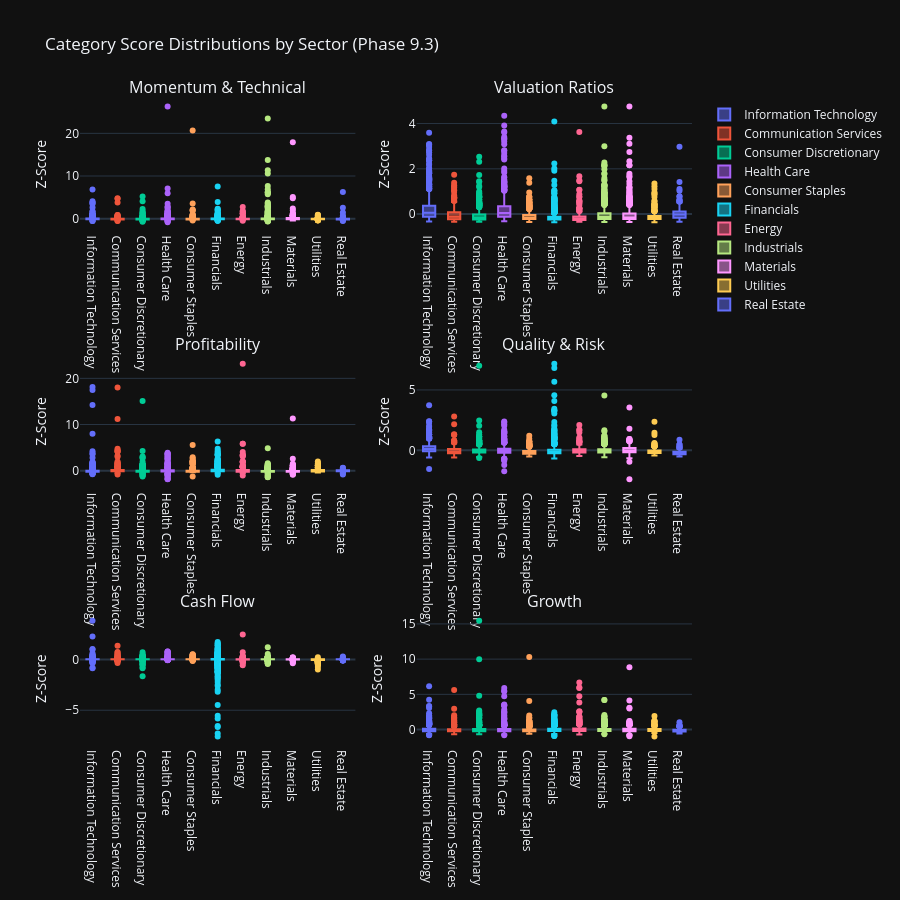

The code cell stored with this chart in its notebook:
### Code cell
# Visualization 4: Category Distribution Box Plots
print("\n📊 Category Distribution Box Plots:")

# Create box plots for each category showing distribution across sectors
if 'category_score_matrix' in locals() and not category_score_matrix.empty:
    # Add sector information to category scores
    category_scores_with_sector = category_score_matrix.copy()
    category_scores_with_sector['sector'] = all_stocks_preprocessed['sector'].values

    # Create subplot grid for all categories
    from plotly.subplots import make_subplots
    import math

    categories = [col for col in category_score_matrix.columns]
    n_categories = len(categories)
    n_cols = 2
    n_rows = math.ceil(n_categories / n_cols)

    fig_box = make_subplots(
        rows=n_rows,
        cols=n_cols,
        subplot_titles=categories,
        vertical_spacing=0.2,
        horizontal_spacing=0.1
    )

    for idx, category in enumerate(categories):
        row = idx // n_cols + 1
        col = idx % n_cols + 1

        # Create box plot data for this category
        for sector in category_scores_with_sector['sector'].unique():
            if pd.notna(sector):
                sector_data = category_scores_with_sector[
                    category_scores_with_sector['sector'] == sector
                    ][category].dropna()

                fig_box.add_trace(
                    go.Box(
                        y=sector_data,
                        name=sector,
                        showlegend=(idx == 0),  # Only show legend for first subplot
                        marker_color=px.colors.qualitative.Plotly[
                            list(category_scores_with_sector['sector'].unique()).index(sector) % 10
                            ]
                    ),
                    row=row,
                    col=col
                )

    fig_box.update_layout(
        title_text="Category Score Distributions by Sector (Phase 9.3)",
        height=300 * n_rows,
        showlegend=True
    )

    fig_box.update_yaxes(title_text="Z-Score")

    fig_box.show()
    output_path = eda_output_dir / "phase93_category_distributions_boxplots.html"
    fig_box.write_html(output_path)

    print(f"\n✓ Category distribution box plots complete")
    print(f"  Categories visualized: {n_categories}")
    print(f"  Grid layout: {n_rows}×{n_cols}")
    print(f"  Output: {output_path}")

    # Identify categories with highest variance
    category_variances = category_score_matrix.var().sort_values(ascending=False)
    print(f"\n  📊 Categories with Highest Variance:")
    for category, variance in category_variances.head(5).items():
        print(f"    {category}: {variance:.2f}")
else:
    print("  ⚠️ No category score data available for box plots")

### Figure 1 — Plotly figure (JSON) as saved in the notebook; plotly's stock layout.template omitted (floating-point values rounded to 4 significant figures; data arrays with more than 128 entries replaced by an {"elided": "..."} marker saying what was removed)
{"data": [{"marker": {"color": "#636EFA"}, "name": "Information Technology", "showlegend": true, "y": {"elided": "836 float values"}, "type": "box", "xaxis": "x", "yaxis": "y"}, {"marker": {"color": "#EF553B"}, "name": "Communication Services", "showlegend": true, "y": {"elided": "336 float values"}, "type": "box", "xaxis": "x", "yaxis": "y"}, {"marker": {"color": "#00CC96"}, "name": "Consumer Discretionary", "showlegend": true, "y": {"elided": "805 float values"}, "type": "box", "xaxis": "x", "yaxis": "y"}, {"marker": {"color": "#AB63FA"}, "name": "Health Care", "showlegend": true, "y": {"elided": "649 float values"}, "type": "box", "xaxis": "x", "yaxis": "y"}, {"marker": {"color": "#FFA15A"}, "name": "Consumer Staples", "showlegend": true, "y": {"elided": "481 float values"}, "type": "box", "xaxis": "x", "yaxis": "y"}, {"marker": {"color": "#19D3F3"}, "name": "Financials", "showlegend": true, "y": {"elided": "1125 float values"}, "type": "box", "xaxis": "x", "yaxis": "y"}, {"marker": {"color": "#FF6692"}, "name": "Energy", "showlegend": true, "y": {"elided": "312 float values"}, "type": "box", "xaxis": "x", "yaxis": "y"}, {"marker": {"color": "#B6E880"}, "name": "Industrials", "showlegend": true, "y": {"elided": "1310 float values"}, "type": "box", "xaxis": "x", "yaxis": "y"}, {"marker": {"color": "#FF97FF"}, "name": "Materials", "showlegend": true, "y": {"elided": "643 float values"}, "type": "box", "xaxis": "x", "yaxis": "y"}, {"marker": {"color": "#FECB52"}, "name": "Utilities", "showlegend": true, "y": {"elided": "264 float values"}, "type": "box", "xaxis": "x", "yaxis": "y"}, {"marker": {"color": "#636EFA"}, "name": "Real Estate", "showlegend": true, "y": {"elided": "215 float values"}, "type": "box", "xaxis": "x", "yaxis": "y"}, {"marker": {"color": "#636EFA"}, "name": "Information Technology", "showlegend": false, "y": {"elided": "836 float values"}, "type": "box", "xaxis": "x2", "yaxis": "y2"}, {"marker": {"color": "#EF553B"}, "name": "Communication Services", "showlegend": false, "y": {"elided": "336 float values"}, "type": "box", "xaxis": "x2", "yaxis": "y2"}, {"marker": {"color": "#00CC96"}, "name": "Consumer Discretionary", "showlegend": false, "y": {"elided": "805 float values"}, "type": "box", "xaxis": "x2", "yaxis": "y2"}, {"marker": {"color": "#AB63FA"}, "name": "Health Care", "showlegend": false, "y": {"elided": "649 float values"}, "type": "box", "xaxis": "x2", "yaxis": "y2"}, {"marker": {"color": "#FFA15A"}, "name": "Consumer Staples", "showlegend": false, "y": {"elided": "481 float values"}, "type": "box", "xaxis": "x2", "yaxis": "y2"}, {"marker": {"color": "#19D3F3"}, "name": "Financials", "showlegend": false, "y": {"elided": "1125 float values"}, "type": "box", "xaxis": "x2", "yaxis": "y2"}, {"marker": {"color": "#FF6692"}, "name": "Energy", "showlegend": false, "y": {"elided": "312 float values"}, "type": "box", "xaxis": "x2", "yaxis": "y2"}, {"marker": {"color": "#B6E880"}, "name": "Industrials", "showlegend": false, "y": {"elided": "1310 float values"}, "type": "box", "xaxis": "x2", "yaxis": "y2"}, {"marker": {"color": "#FF97FF"}, "name": "Materials", "showlegend": false, "y": {"elided": "643 float values"}, "type": "box", "xaxis": "x2", "yaxis": "y2"}, {"marker": {"color": "#FECB52"}, "name": "Utilities", "showlegend": false, "y": {"elided": "264 float values"}, "type": "box", "xaxis": "x2", "yaxis": "y2"}, {"marker": {"color": "#636EFA"}, "name": "Real Estate", "showlegend": false, "y": {"elided": "215 float values"}, "type": "box", "xaxis": "x2", "yaxis": "y2"}, {"marker": {"color": "#636EFA"}, "name": "Information Technology", "showlegend": false, "y": {"elided": "836 float values"}, "type": "box", "xaxis": "x3", "yaxis": "y3"}, {"marker": {"color": "#EF553B"}, "name": "Communication Services", "showlegend": false, "y": {"elided": "336 float values"}, "type": "box", "xaxis": "x3", "yaxis": "y3"}, {"marker": {"color": "#00CC96"}, "name": "Consumer Discretionary", "showlegend": false, "y": {"elided": "805 float values"}, "type": "box", "xaxis": "x3", "yaxis": "y3"}, {"marker": {"color": "#AB63FA"}, "name": "Health Care", "showlegend": false, "y": {"elided": "649 float values"}, "type": "box", "xaxis": "x3", "yaxis": "y3"}, {"marker": {"color": "#FFA15A"}, "name": "Consumer Staples", "showlegend": false, "y": {"elided": "481 float values"}, "type": "box", "xaxis": "x3", "yaxis": "y3"}, {"marker": {"color": "#19D3F3"}, "name": "Financials", "showlegend": false, "y": {"elided": "1125 float values"}, "type": "box", "xaxis": "x3", "yaxis": "y3"}, {"marker": {"color": "#FF6692"}, "name": "Energy", "showlegend": false, "y": {"elided": "312 float values"}, "type": "box", "xaxis": "x3", "yaxis": "y3"}, {"marker": {"color": "#B6E880"}, "name": "Industrials", "showlegend": false, "y": {"elided": "1310 float values"}, "type": "box", "xaxis": "x3", "yaxis": "y3"}, {"marker": {"color": "#FF97FF"}, "name": "Materials", "showlegend": false, "y": {"elided": "643 float values"}, "type": "box", "xaxis": "x3", "yaxis": "y3"}, {"marker": {"color": "#FECB52"}, "name": "Utilities", "showlegend": false, "y": {"elided": "264 float values"}, "type": "box", "xaxis": "x3", "yaxis": "y3"}, {"marker": {"color": "#636EFA"}, "name": "Real Estate", "showlegend": false, "y": {"elided": "215 float values"}, "type": "box", "xaxis": "x3", "yaxis": "y3"}, {"marker": {"color": "#636EFA"}, "name": "Information Technology", "showlegend": false, "y": {"elided": "836 float values"}, "type": "box", "xaxis": "x4", "yaxis": "y4"}, {"marker": {"color": "#EF553B"}, "name": "Communication Services", "showlegend": false, "y": {"elided": "336 float values"}, "type": "box", "xaxis": "x4", "yaxis": "y4"}, {"marker": {"color": "#00CC96"}, "name": "Consumer Discretionary", "showlegend": false, "y": {"elided": "805 float values"}, "type": "box", "xaxis": "x4", "yaxis": "y4"}, {"marker": {"color": "#AB63FA"}, "name": "Health Care", "showlegend": false, "y": {"elided": "649 float values"}, "type": "box", "xaxis": "x4", "yaxis": "y4"}, {"marker": {"color": "#FFA15A"}, "name": "Consumer Staples", "showlegend": false, "y": {"elided": "481 float values"}, "type": "box", "xaxis": "x4", "yaxis": "y4"}, {"marker": {"color": "#19D3F3"}, "name": "Financials", "showlegend": false, "y": {"elided": "1125 float values"}, "type": "box", "xaxis": "x4", "yaxis": "y4"}, {"marker": {"color": "#FF6692"}, "name": "Energy", "showlegend": false, "y": {"elided": "312 float values"}, "type": "box", "xaxis": "x4", "yaxis": "y4"}, {"marker": {"color": "#B6E880"}, "name": "Industrials", "showlegend": false, "y": {"elided": "1310 float values"}, "type": "box", "xaxis": "x4", "yaxis": "y4"}, {"marker": {"color": "#FF97FF"}, "name": "Materials", "showlegend": false, "y": {"elided": "643 float values"}, "type": "box", "xaxis": "x4", "yaxis": "y4"}, {"marker": {"color": "#FECB52"}, "name": "Utilities", "showlegend": false, "y": {"elided": "264 float values"}, "type": "box", "xaxis": "x4", "yaxis": "y4"}, {"marker": {"color": "#636EFA"}, "name": "Real Estate", "showlegend": false, "y": {"elided": "215 float values"}, "type": "box", "xaxis": "x4", "yaxis": "y4"}, {"marker": {"color": "#636EFA"}, "name": "Information Technology", "showlegend": false, "y": {"elided": "836 float values"}, "type": "box", "xaxis": "x5", "yaxis": "y5"}, {"marker": {"color": "#EF553B"}, "name": "Communication Services", "showlegend": false, "y": {"elided": "336 float values"}, "type": "box", "xaxis": "x5", "yaxis": "y5"}, {"marker": {"color": "#00CC96"}, "name": "Consumer Discretionary", "showlegend": false, "y": {"elided": "805 float values"}, "type": "box", "xaxis": "x5", "yaxis": "y5"}, {"marker": {"color": "#AB63FA"}, "name": "Health Care", "showlegend": false, "y": {"elided": "649 float values"}, "type": "box", "xaxis": "x5", "yaxis": "y5"}, {"marker": {"color": "#FFA15A"}, "name": "Consumer Staples", "showlegend": false, "y": {"elided": "481 float values"}, "type": "box", "xaxis": "x5", "yaxis": "y5"}, {"marker": {"color": "#19D3F3"}, "name": "Financials", "showlegend": false, "y": {"elided": "1125 float values"}, "type": "box", "xaxis": "x5", "yaxis": "y5"}, {"marker": {"color": "#FF6692"}, "name": "Energy", "showlegend": false, "y": {"elided": "312 float values"}, "type": "box", "xaxis": "x5", "yaxis": "y5"}, {"marker": {"color": "#B6E880"}, "name": "Industrials", "showlegend": false, "y": {"elided": "1310 float values"}, "type": "box", "xaxis": "x5", "yaxis": "y5"}, {"marker": {"color": "#FF97FF"}, "name": "Materials", "showlegend": false, "y": {"elided": "643 float values"}, "type": "box", "xaxis": "x5", "yaxis": "y5"}, {"marker": {"color": "#FECB52"}, "name": "Utilities", "showlegend": false, "y": {"elided": "264 float values"}, "type": "box", "xaxis": "x5", "yaxis": "y5"}, {"marker": {"color": "#636EFA"}, "name": "Real Estate", "showlegend": false, "y": {"elided": "215 float values"}, "type": "box", "xaxis": "x5", "yaxis": "y5"}, {"marker": {"color": "#636EFA"}, "name": "Information Technology", "showlegend": false, "y": {"elided": "836 float values"}, "type": "box", "xaxis": "x6", "yaxis": "y6"}, {"marker": {"color": "#EF553B"}, "name": "Communication Services", "showlegend": false, "y": {"elided": "336 float values"}, "type": "box", "xaxis": "x6", "yaxis": "y6"}, {"marker": {"color": "#00CC96"}, "name": "Consumer Discretionary", "showlegend": false, "y": {"elided": "805 float values"}, "type": "box", "xaxis": "x6", "yaxis": "y6"}, {"marker": {"color": "#AB63FA"}, "name": "Health Care", "showlegend": false, "y": {"elided": "649 float values"}, "type": "box", "xaxis": "x6", "yaxis": "y6"}, {"marker": {"color": "#FFA15A"}, "name": "Consumer Staples", "showlegend": false, "y": {"elided": "481 float values"}, "type": "box", "xaxis": "x6", "yaxis": "y6"}, {"marker": {"color": "#19D3F3"}, "name": "Financials", "showlegend": false, "y": {"elided": "1125 float values"}, "type": "box", "xaxis": "x6", "yaxis": "y6"}, {"marker": {"color": "#FF6692"}, "name": "Energy", "showlegend": false, "y": {"elided": "312 float values"}, "type": "box", "xaxis": "x6", "yaxis": "y6"}, {"marker": {"color": "#B6E880"}, "name": "Industrials", "showlegend": false, "y": {"elided": "1310 float values"}, "type": "box", "xaxis": "x6", "yaxis": "y6"}, {"marker": {"color": "#FF97FF"}, "name": "Materials", "showlegend": false, "y": {"elided": "643 float values"}, "type": "box", "xaxis": "x6", "yaxis": "y6"}, {"marker": {"color": "#FECB52"}, "name": "Utilities", "showlegend": false, "y": {"elided": "264 float values"}, "type": "box", "xaxis": "x6", "yaxis": "y6"}, {"marker": {"color": "#636EFA"}, "name": "Real Estate", "showlegend": false, "y": {"elided": "215 float values"}, "type": "box", "xaxis": "x6", "yaxis": "y6"}], "layout": {"xaxis": {"anchor": "y", "domain": [0.0, 0.45]}, "yaxis": {"anchor": "x", "domain": [0.8, 1.0], "title": {"text": "Z-Score"}}, "xaxis2": {"anchor": "y2", "domain": [0.55, 1.0]}, "yaxis2": {"anchor": "x2", "domain": [0.8, 1.0], "title": {"text": "Z-Score"}}, "xaxis3": {"anchor": "y3", "domain": [0.0, 0.45]}, "yaxis3": {"anchor": "x3", "domain": [0.4, 0.6], "title": {"text": "Z-Score"}}, "xaxis4": {"anchor": "y4", "domain": [0.55, 1.0]}, "yaxis4": {"anchor": "x4", "domain": [0.4, 0.6], "title": {"text": "Z-Score"}}, "xaxis5": {"anchor": "y5", "domain": [0.0, 0.45]}, "yaxis5": {"anchor": "x5", "domain": [0.0, 0.2], "title": {"text": "Z-Score"}}, "xaxis6": {"anchor": "y6", "domain": [0.55, 1.0]}, "yaxis6": {"anchor": "x6", "domain": [0.0, 0.2], "title": {"text": "Z-Score"}}, "annotations": [{"font": {"size": 16}, "showarrow": false, "text": "Momentum & Technical", "x": 0.225, "xanchor": "center", "xref": "paper", "y": 1.0, "yanchor": "bottom", "yref": "paper"}, {"font": {"size": 16}, "showarrow": false, "text": "Valuation Ratios", "x": 0.775, "xanchor": "center", "xref": "paper", "y": 1.0, "yanchor": "bottom", "yref": "paper"}, {"font": {"size": 16}, "showarrow": false, "text": "Profitability", "x": 0.225, "xanchor": "center", "xref": "paper", "y": 0.6, "yanchor": "bottom", "yref": "paper"}, {"font": {"size": 16}, "showarrow": false, "text": "Quality & Risk", "x": 0.775, "xanchor": "center", "xref": "paper", "y": 0.6, "yanchor": "bottom", "yref": "paper"}, {"font": {"size": 16}, "showarrow": false, "text": "Cash Flow", "x": 0.225, "xanchor": "center", "xref": "paper", "y": 0.2, "yanchor": "bottom", "yref": "paper"}, {"font": {"size": 16}, "showarrow": false, "text": "Growth", "x": 0.775, "xanchor": "center", "xref": "paper", "y": 0.2, "yanchor": "bottom", "yref": "paper"}], "title": {"text": "Category Score Distributions by Sector (Phase 9.3)"}, "height": 900, "showlegend": true}}
